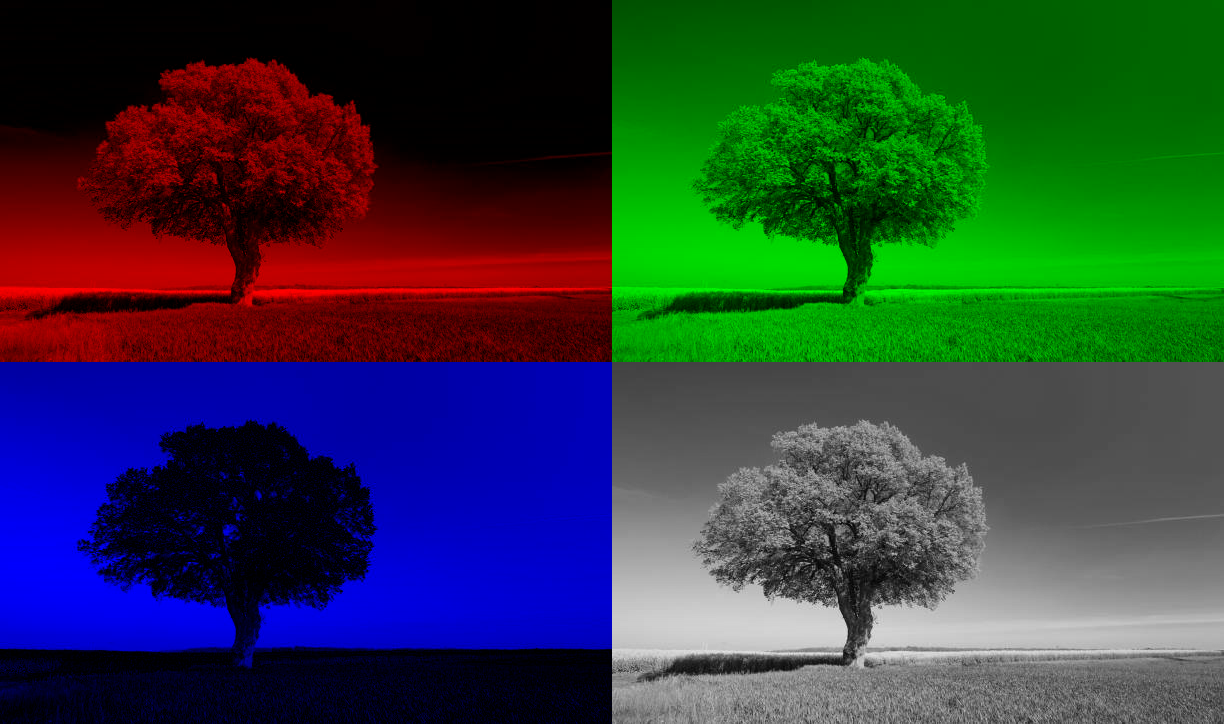
#> input picture Output_images/output_inlayed.png, 1224 x 724 px, given as the content of the folder Input, which was not available
$ python rgb2grey.py
#> lines starting #> are read from the running program, lines starting #| are printed output that depends on the picture; pictures that were not available may be replaced by others from this repository, and a replacement may not be noted
import os
import numpy as np
from PIL import Image

input_dir = "Input"
output_dir = "Output"
os.makedirs(output_dir, exist_ok=True)

image_files = [f for f in os.listdir(input_dir) if f.lower().endswith(('.png', '.jpg', '.jpeg', '.bmp'))]
if not image_files:
    raise FileNotFoundError("No image found in Input directory.")

img_path = os.path.join(input_dir, image_files[0])
img = np.array(Image.open(img_path).convert("RGB"))
#> img is the input picture: shape (724, 1224, 3); mean R, G, B 45.4, 61.5, 60.6

red_img = np.zeros_like(img)
red_img[:, :, 0] = img[:, :, 0]

green_img = np.zeros_like(img)
green_img[:, :, 1] = img[:, :, 1]
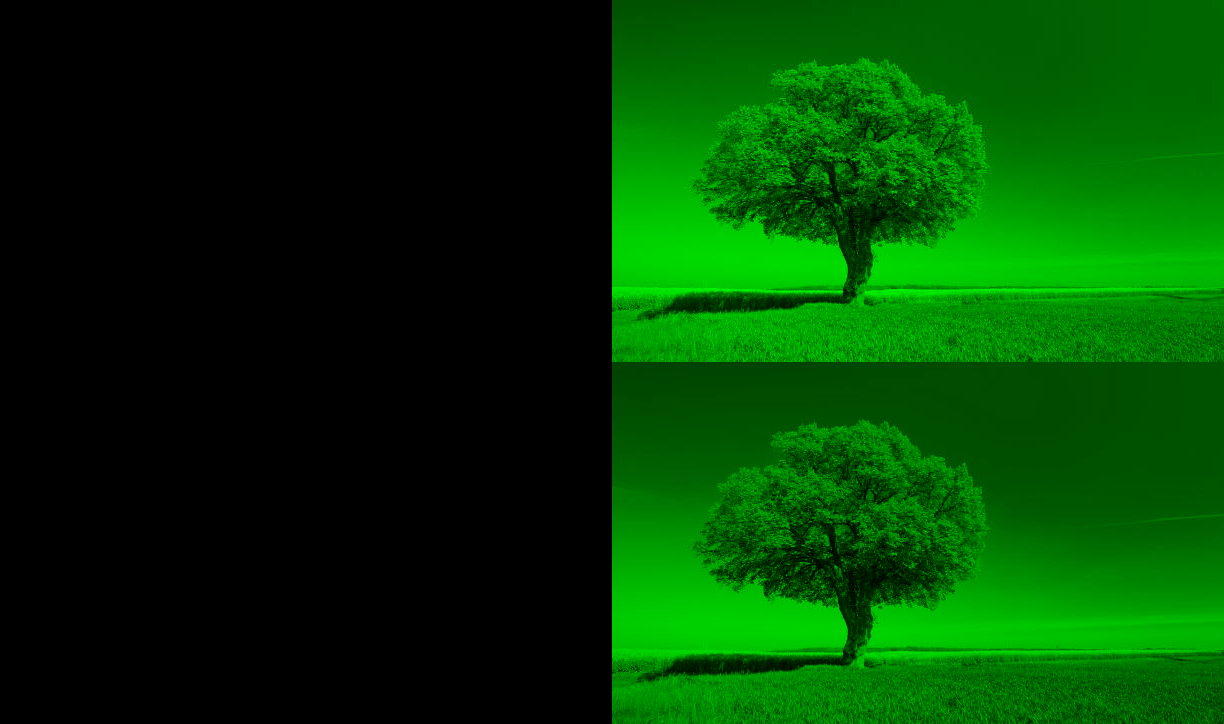
#> green_img: shape (724, 1224, 3); mean R, G, B 0, 61.5, 0

blue_img = np.zeros_like(img)
blue_img[:, :, 2] = img[:, :, 2]
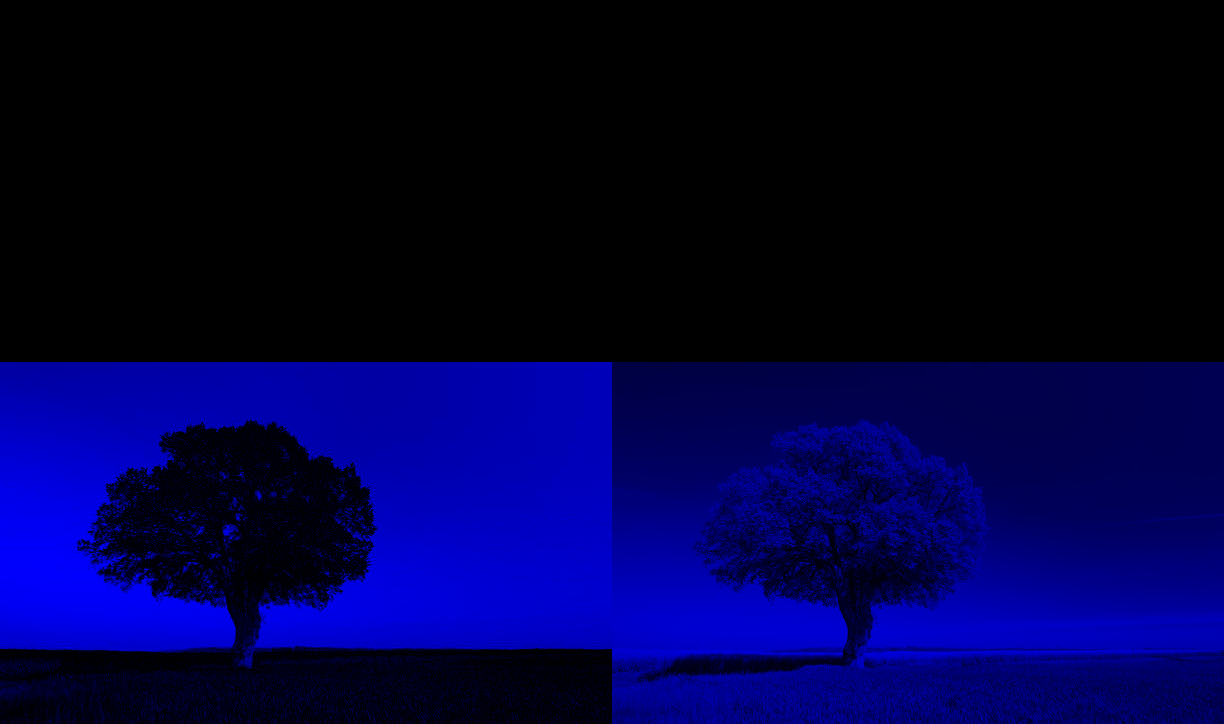
#> blue_img: shape (724, 1224, 3); mean R, G, B 0, 0, 60.6

grey = (0.299 * img[:, :, 0] + 0.587 * img[:, :, 1] + 0.114 * img[:, :, 2]).astype(np.uint8)
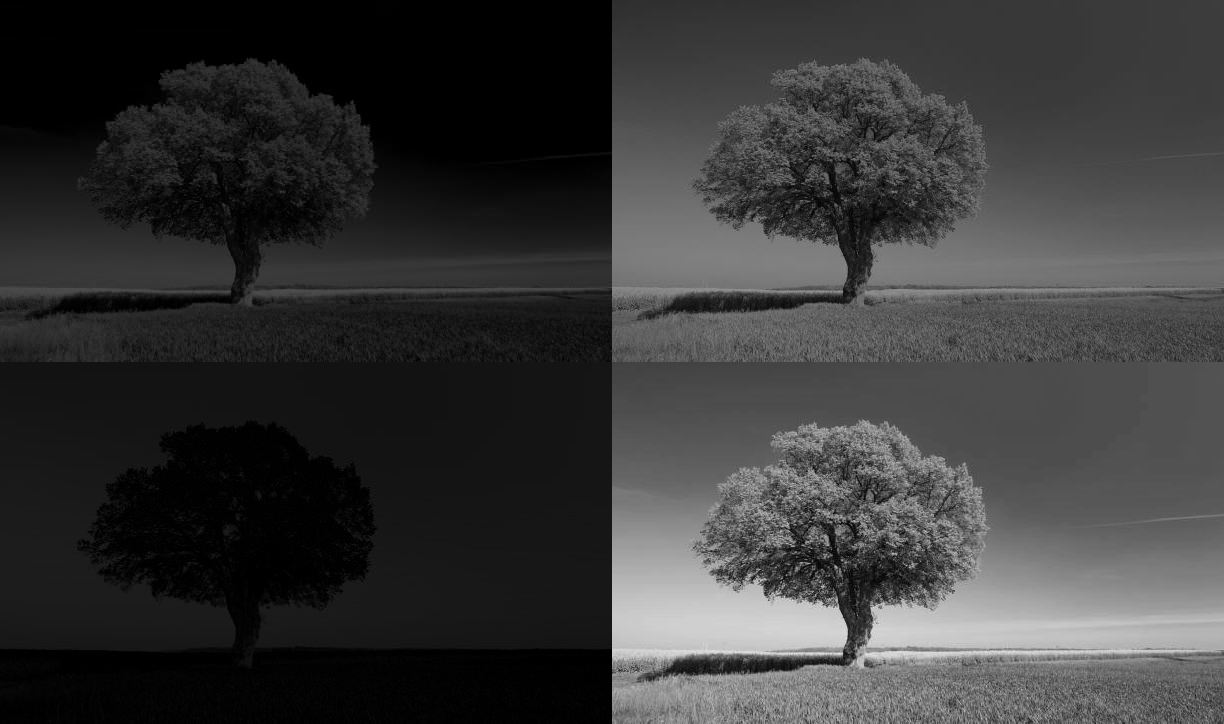
#> grey: shape (724, 1224); min 0, max 229, mean 56.2
grey_img = np.stack([grey, grey, grey], axis=-1)

top_row = np.hstack((red_img, green_img))
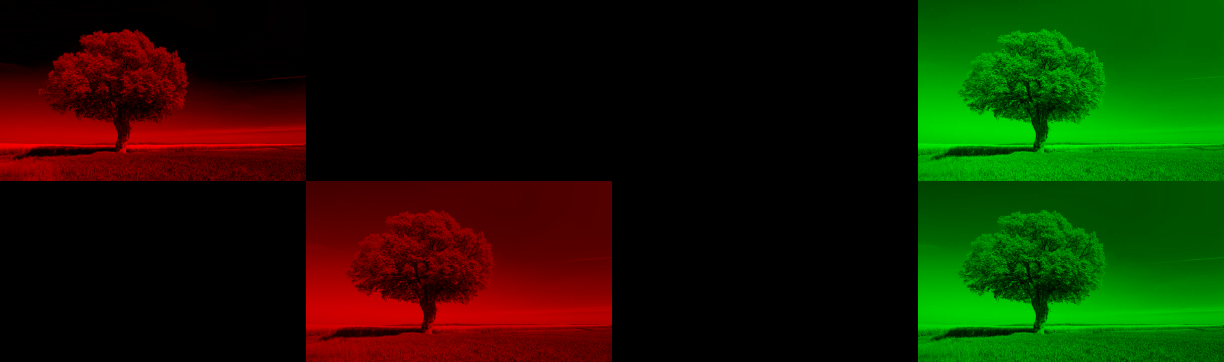
#> top_row: shape (724, 2448, 3) (shown at 1/2 size); mean R, G, B 22.7, 30.8, 0
bottom_row = np.hstack((blue_img, grey_img))
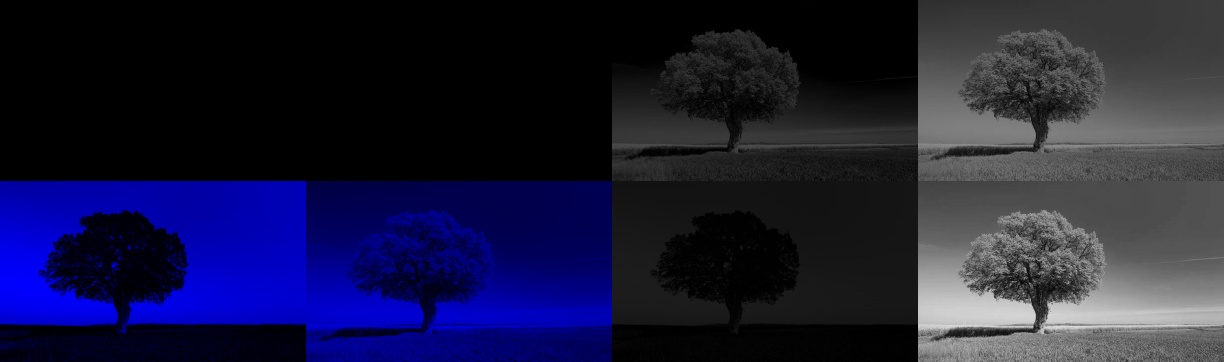
#> bottom_row: shape (724, 2448, 3) (shown at 1/2 size); mean R, G, B 28.1, 28.1, 58.4
final_grid = np.vstack((top_row, bottom_row))
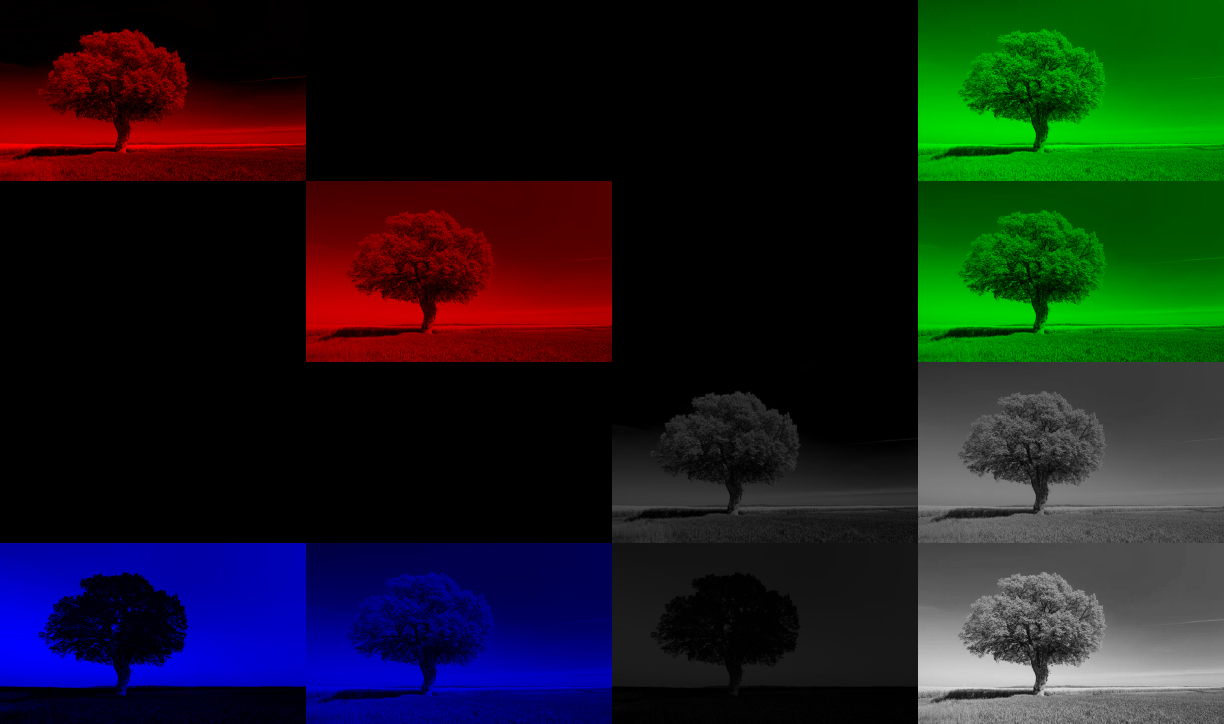
#> final_grid: shape (1448, 2448, 3) (shown at 1/2 size); mean R, G, B 25.4, 29.4, 29.2

output_path = os.path.join(output_dir, "output_inlayed.png")
Image.fromarray(final_grid).save(output_path)
print(f"Inlayed image successfully saved to {output_path}")
